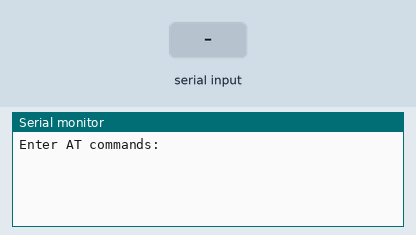
Bench run of a sketch on a simulated Arduino Uno, built with avr-gcc and run on an emulated ATmega328P. On the bench: the last lines printed to the serial monitor. Inputs (shaded band) come from the test bench.

Above: at 3.2 s.
3.3 s: "1" received over the second serial link
At 3.9 s:
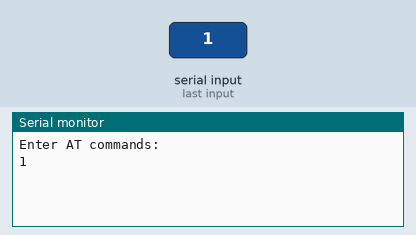
4.8 s: "0" received over the second serial link
At 6.2 s:
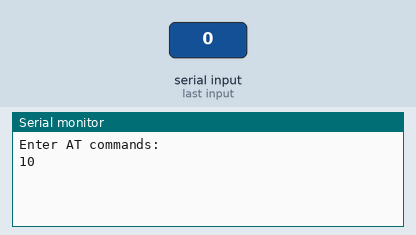

The sketch:

Car_Bluetooth.ino
```cpp
//th hc/*
// * Program za spreminjanje nastavitev Bluetooth modula
//* Navodila:
//* https://www.instructables.com/id/Modify-The-HC-05-Bluetooth-Module-Defaults-Using-A/
//*/


/*
AUTHOR: Hazim Bitar (techbitar)
DATE: Aug 29, 2013
LICENSE: Public domain (use at your own risk)
CONTACT: techbitar at gmail dot com (techbitar.com)
To return HC-05 to mfg. default settings: "AT+ORGL"
To get version of your HC-05 enter: "AT+VERSION?"
To change device name from the default HC-05 to let's say MYBLUE enter: "AT+NAME=MYBLUE"
To change default security code from 1234 to 2987 enter: "AT+PSWD=2987"
To change HC-05 baud rate from default 9600 to 115200, 1 stop bit, 0 parity enter: "AT+UART=115200,1,0"

*/

#include <SoftwareSerial.h>

SoftwareSerial BTSerial(13, 9);   // RX | TX pin on NodeMCU

void setup()
{

  Serial.begin(9600);
  delay (2000);
  Serial.println("Enter AT commands:");
  BTSerial.begin(38400);  // HC-05 default speed in AT
                          // command mode
}

void loop()
{
  // Keep reading from HC-05 and send to Arduino
  // Serial Monitor
  if (BTSerial.available())
    Serial.write(BTSerial.read());

  // Keep reading from Arduino Serial Monitor
  //  and send to HC-05
  if (Serial.available())
    BTSerial.write(Serial.read());
}
```

Measured:
- after the input at 3.3 s, the serial monitor: prints a new line at once (image 1)
- after the input at 4.8 s, the serial monitor: prints a new line at once (image 2)
